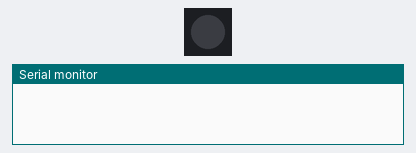
The sketch below on a simulated ESP32. Parts: 1 RGB LEDs in strip order, left to right, the last lines printed to the serial monitor. Dim RGB values are drawn brighter than linear; WiFi joins after 1.5 s; servers stay silent unless stated; random numbers use the default seed unless the sketch sets one.

Above: at 0.0 s.
At 3.2 s:
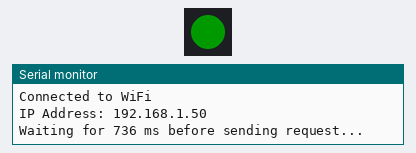
At 17.95 s:
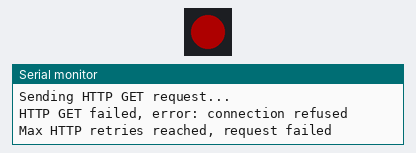
At 33.3 s:
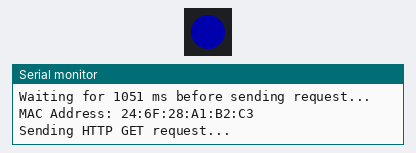
Timing chart, 0 to 40.0 s (numbered marks = the images above):
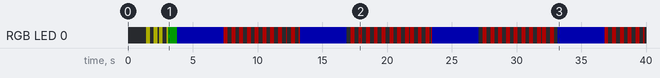

The sketch:

quad_esp_http_test.ino
```cpp
#include <WiFi.h>
#include <HTTPClient.h>
#include <FastLED.h>

const char* ssid = "RASM";
const char* password = "1234qwert";

const char* serverUrl = "http://192.168.215.219:5000/test";

// Configuration
const int wifiRetryLimit = 5;          // Max WiFi connection retries
const int httpRetryLimit = 3;          // Max HTTP request retries
const int wifiTimeoutMs = 10000;       // WiFi connection timeout (10s)
const int httpTimeoutMs = 5000;        // HTTP request timeout (5s)
const int loopDelayMs = 5000;          // Base delay between HTTP requests (5s)
const int randomDelayMs = 2000;        // Random delay range (0-2s)

// LED Definitions
#define NUM_LEDS 1
#define DATA_PIN 48
#define LED_TYPE WS2812
#define COLOR_ORDER GRB
#define BRIGHTNESS 50
CRGB leds[NUM_LEDS];


enum LedState {
  LED_IDLE,
  LED_CONNECTING_WIFI,
  LED_WIFI_CONNECTED,
  LED_WIFI_FAILED,
  LED_HTTP_SENDING,
  LED_HTTP_SUCCESS,
  LED_HTTP_FAILED
};
LedState currentLedState = LED_IDLE;


TaskHandle_t ledTaskHandle = NULL;

void setup() {
  Serial.begin(115200);
  delay(1000);
  Serial.println("Starting ESP32 WiFi and HTTP test...");

  // Initialize LED
  FastLED.addLeds<LED_TYPE, DATA_PIN, COLOR_ORDER>(leds, NUM_LEDS);
  FastLED.setBrightness(BRIGHTNESS);
  currentLedState = LED_IDLE;

  // Create LED update task
  xTaskCreate(ledTask, "LED Task", 2048, NULL, 1, &ledTaskHandle);

  connectWiFi();

  randomSeed(analogRead(0));
}

void loop() {
  if (WiFi.status() != WL_CONNECTED) {
    Serial.println("WiFi disconnected, attempting to reconnect...");
    connectWiFi();
  }

  int randomDelay = random(randomDelayMs);
  Serial.printf("Waiting for %d ms before sending request...\n", randomDelay);
  delay(randomDelay);

  sendHttpRequest();

  delay(loopDelayMs);
}

void connectWiFi() {
  int retries = 0;
  currentLedState = LED_CONNECTING_WIFI;

  if (WiFi.status() == WL_CONNECTED) {
    WiFi.disconnect();
    delay(100);
  }

  Serial.print("Connecting to WiFi: ");
  Serial.println(ssid);
  WiFi.begin(ssid, password);

  unsigned long startTime = millis();
  while (WiFi.status() != WL_CONNECTED && retries < wifiRetryLimit && millis() - startTime < wifiTimeoutMs) {
    delay(1000);
    Serial.print(".");
    retries++;
  }

  if (WiFi.status() == WL_CONNECTED) {
    currentLedState = LED_WIFI_CONNECTED;
    Serial.println("\nConnected to WiFi");
    Serial.print("IP Address: ");
    Serial.println(WiFi.localIP());
  } else {
    currentLedState = LED_WIFI_FAILED;
    Serial.println("\nFailed to connect to WiFi");
  }
}

bool sendHttpRequest() {
  HTTPClient http;
  int retries = 0;
  bool success = false;
  currentLedState = LED_HTTP_SENDING;

  String macAddress = WiFi.macAddress();
  Serial.println("MAC Address: " + macAddress);

  http.setTimeout(httpTimeoutMs);
  http.begin(serverUrl);
  http.addHeader("X-Device-ID", macAddress);

  while (retries < httpRetryLimit && !success) {
    Serial.println("Sending HTTP GET request...");
    int httpResponseCode = http.GET();

    if (httpResponseCode > 0) {
      Serial.printf("HTTP Response code: %d\n", httpResponseCode);
      String response = http.getString();
      Serial.println("Response: " + response);
      success = true;
      currentLedState = LED_HTTP_SUCCESS;
    } else {
      Serial.printf("HTTP GET failed, error: %s\n", http.errorToString(httpResponseCode).c_str());
      retries++;
      if (retries < httpRetryLimit) {
        Serial.printf("Retrying (%d/%d)...\n", retries, httpRetryLimit);
        delay(1000 * retries);
      }
    }
  }

  if (!success) {
    currentLedState = LED_HTTP_FAILED;
    Serial.println("Max HTTP retries reached, request failed");
  }

  http.end();
  return success;
}

// LED Task to handle updates
void ledTask(void *parameter) {
  const TickType_t xFrequency = 100 / portTICK_PERIOD_MS; // Update every 100ms
  TickType_t xLastWakeTime = xTaskGetTickCount();
  bool blinkState = false;

  while (1) {
    vTaskDelayUntil(&xLastWakeTime, xFrequency);
    updateLed(blinkState);
    blinkState = !blinkState; // Toggle for blinking
  }
}

// Update LED based on current state
void updateLed(bool blinkState) {
  switch (currentLedState) {
    case LED_IDLE:
      leds[0] = CRGB::Black; // Off
      break;
    case LED_CONNECTING_WIFI:
      leds[0] = blinkState ? CRGB::Yellow : CRGB::Black; // Blinking yellow
      break;
    case LED_WIFI_CONNECTED:
      leds[0] = CRGB::Green; // Solid green
      break;
    case LED_WIFI_FAILED:
      leds[0] = CRGB::Red; // Solid red
      break;
    case LED_HTTP_SENDING:
      leds[0] = CRGB::Blue; // Solid blue
      break;
    case LED_HTTP_SUCCESS:
      leds[0] = CRGB::Green; // Solid green
      break;
    case LED_HTTP_FAILED:
      leds[0] = blinkState ? CRGB::Red : CRGB::Black; // Blinking red
      break;
  }
  FastLED.show();
}
```

Measured:
- by itself, RGB LED 0: off → RGB(50, 50, 0) at 1.4 s, → off 0.30 s later, → RGB(50, 50, 0) 0.30 s later, → off 0.30 s later, … (90 changes in this stretch)
